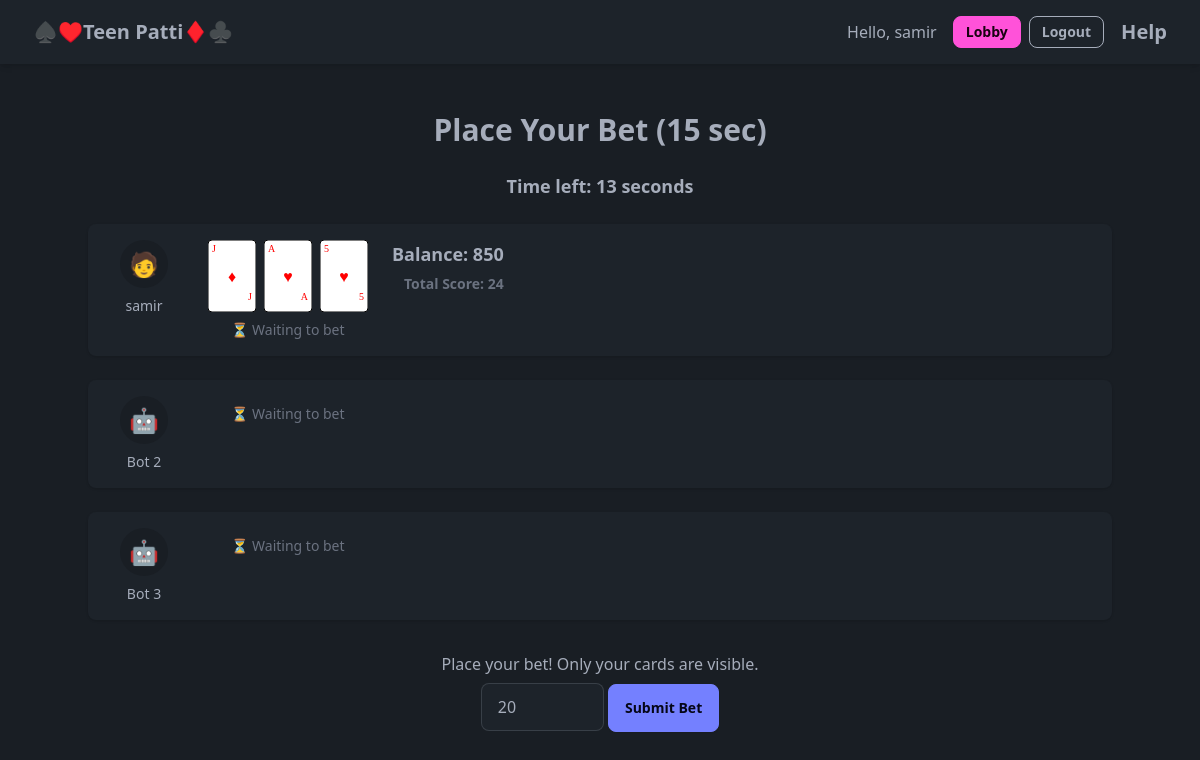
Screenshot of /reveal/10f592c5/ (signed in) with the database file from the repository.
### home/models.py (models this page shows)
class Player(models.Model):
    user = models.ForeignKey(User, on_delete=models.CASCADE, null=True, blank=True)
    room = models.ForeignKey(GameRoom, on_delete=models.CASCADE)
    card = models.JSONField(null=True, blank=True)
    total_score = models.IntegerField(default=0)
    has_played = models.BooleanField(default=False)
    is_bot = models.BooleanField(default=False)
    score = models.IntegerField(default=0)
    balance = models.IntegerField(default=200)
    bet_amount = models.IntegerField(default=0)
    has_bet = models.BooleanField(default=False)

### home/views.py (the view)
# urls.py: path('reveal/<str:room_code>/', views.reveal_game, name='reveal_game'),
def reveal_game(request, room_code):
    room = get_object_or_404(GameRoom, room_code=room_code)
    players = Player.objects.filter(room=room)
    current_player = players.filter(user=request.user).first()
    if not current_player:
        return redirect("/lobby/")
    return render(request, "home/reveal.html", {
        "room_code": room.room_code,
        "players": players,
        "current_player": current_player
    })

### home/templates/home/reveal.html (shortened to what this page needs)
{% extends "home/base.html" %}
{% load static card_svg %}
{% block content %}
<div class="container mx-auto py-8">
  <h1 class="text-3xl font-bold mb-6 text-center">Place Your Bet (15 sec)</h1>
  <div class="text-center text-lg font-semibold mb-6">
    Time left: <span id="timer">15</span> seconds
  </div>
  <ul class="space-y-6">
    {% for p in players %}
    <li class="flex items-start space-x-6 bg-base-100 p-4 rounded-lg shadow">
      <div class="flex flex-col items-center w-20">
        <div class="w-12 h-12 bg-base-200 rounded-full flex items-center justify-center text-2xl">
          {% if p.is_bot %}🤖{% else %}🧑{% endif %}
        </div>
        <span class="mt-2 text-sm font-medium">
          {% if p.is_bot %}Bot {{ forloop.counter }}{% else %}{{ p.user.username }}{% endif %}
        </span>
      </div>
      <div class="flex flex-col items-center gap-2">
        <div class="flex gap-2">
          {% if p.user == request.user %}
            {% for c in p.card %}
              {% card_svg c 48 72 %}
            {% endfor %}
          {% else %}
            {% for _ in p.card %}
              <div class="w-12 h-18 bg-gray-500 rounded shadow"></div>
            {% endfor %}
          {% endif %}
        </div>
        <div class="text-sm text-gray-500 text-center">
          {% if p.has_bet %}
            ✅ Bet placed
          {% else %}
            ⏳ Waiting to bet
          {% endif %}
        </div>
      </div>
      <div class="ml-auto text-right text-lg font-semibold">
        {% if p.user == request.user %}
          Balance: {{ p.balance }}<br>
          <span class="text-sm text-gray-500">Total Score: {{ p.total_score }}</span>
        {% endif %}
      </div>
    </li>
    {% endfor %}
  </ul>
  <div class="mt-8 max-w-md mx-auto text-center">
    {% if not current_player.has_bet %}
      <p>Place your bet! Only your cards are visible.</p>
      <form method="post" action="{% url 'bet_phase' room_code=room_code %}">
        <input type="number" name="bet" min="20" max="{{ current_player.balance }}" value="20" class="input input-bordered" />
        <button type="submit" class="btn btn-primary mt-2">Submit Bet</button>
      </form>
    {% else %}
      <p>Waiting for others to bet...</p>
    {% endif %}
  </div>
</div>
{% endblock %}

### home/templates/home/base.html (shortened to what this page needs)
{% load static %}
<!DOCTYPE html>
<html lang="en" data-theme="dark">
<head>
  <link rel="stylesheet" href="{% static 'css/output.css' %}">
</head>
<body class="min-h-screen flex flex-col bg-base-200">
  <header class="navbar bg-base-100 px-4 py-2 shadow-md">
    <div class="flex-1">
      <a href="{% url 'lobby' %}" class="btn btn-ghost normal-case text-xl">
        ♠️♥️Teen Patti♦️♣️
      </a>
    </div>
    <div class="flex-none">
      {% if request.user.is_authenticated %}
        <span class="mr-4">Hello, {{ request.user.username }}</span>
        <a href="{% url 'lobby' %}" class="btn btn-sm btn-secondary mr-2">Lobby</a>
        <a href="{% url 'logout' %}?next=/" class="btn btn-sm btn-outline">Logout</a>
      {% else %}
        <a href="{% url 'social:begin' 'auth0' %}" class="btn btn-sm btn-primary">
          Login with Auth0
        </a>
      {% endif %}
    </div>
    <div class="flex-2">
      <a href="https://en.wikipedia.org/wiki/Teen_patti#Ranking_of_hands" class="btn btn-ghost normal-case text-xl">
        Help
      </a>
    </div>
  </header>
  <main class="flex-1 p-4">
    {% block content %}{% endblock %}
  </main>
</body>
</html>

### rows the page displays
Player: user.username "samir", card_svg "J J ♦" "A A ♥" "5 5 ♥", has_bet "⏳ Waiting to bet", balance "850", total_score "24"
Player: has_bet "⏳ Waiting to bet"
Player: has_bet "⏳ Waiting to bet"

### other values shown
{{ request.user.username }} "samir"
